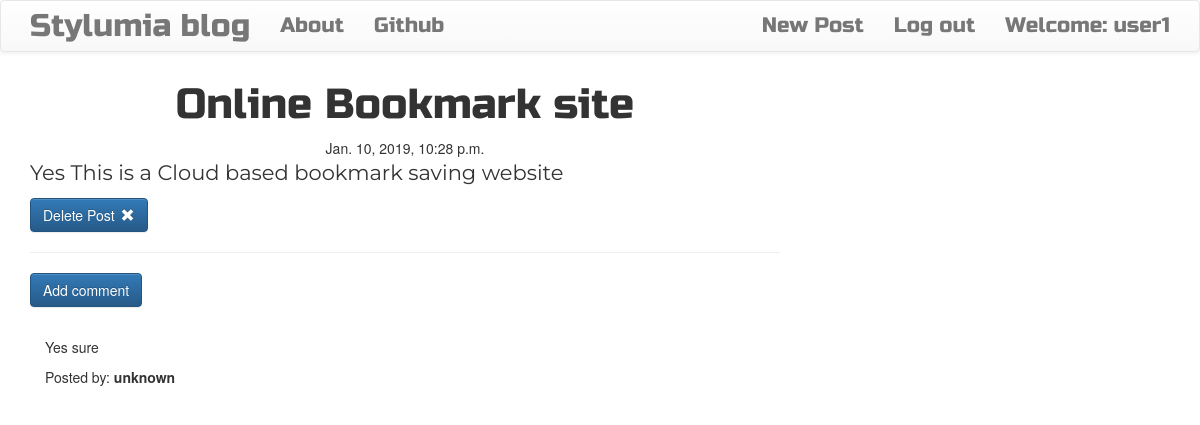
Page /post/11/ (signed in) on the committed database.
### blog/models.py (models this page shows, shortened)
class Post(models.Model):
    author = models.ForeignKey('auth.User',  on_delete = models.CASCADE)
    title = models.CharField(max_length = 150)
    text = models.TextField()
    create_date = models.DateTimeField(default = timezone.now)
    published_date = models.DateTimeField(blank = True , null = True)

class Comment(models.Model):
    post = models.ForeignKey('blog.post' , related_name = 'comments' ,  on_delete=models.CASCADE,)
    author = models.CharField(max_length = 150)
    text = models.TextField()
    create_date = models.DateTimeField(default = timezone.now())
    approved_comment = models.BooleanField(default = False)

### blog/views.py (the view)
# urls.py: url(r'^post/(?P<pk>\d+)/$' , views.PostDetailView.as_view() , name = 'post_detail'),
class PostDetailView(DetailView):
    fields = '__all__'
    model = Post

### blog/templates/blog/post_detail.html (shortened to what this page needs)
{% extends 'blog/base.html' %}
{% load staticfiles %}
{% block content %}
        <h1 class='posttitle loader'>{{ post.title }}</h1>
        {% if post.published_date %}
            <div class="date postdate">
                {{ post.published_date }}
            </div>
        {% else %}
            <a class="btn btn-default" href="{% url 'post_publish' pk=post.pk %}">Publish</a>
        {% endif %}
      <p class='postcontent' >{{ post.text|safe|linebreaksbr }}</p>
      {% if user.is_authenticated %}
          <a class="btn btn-primary" href="{% url 'post_remove' pk=post.pk %}">Delete Post<span class="glyphicon glyphicon-remove"></span></a>
      {% endif %}
  <hr>
  <a class="btn btn-primary btn-comment" href="{% url 'add_comment_to_post' pk=post.pk %}">Add comment</a>
  <div class="container">
  {% for comment in post.comments.all %}
  <br>
      {% if user.is_authenticated or comment.approved_comment %}
          <p>{{ comment.text|safe|linebreaks }}</p>
          <p>Posted by: <strong>{{ comment.author }}</strong></p>
      {% endif %}
  {% empty %}
      <p>No comments posted.</p>
  {% endfor %}
</div>
{% endblock %}

### blog/templates/blog/base.html (shortened to what this page needs)
<!DOCTYPE html>
{% load staticfiles %}
<html>
    <head>
        <link rel="stylesheet" href="https://maxcdn.bootstrapcdn.com/bootstrap/3.3.7/css/bootstrap.min.css">
        <link rel="stylesheet" href="https://maxcdn.bootstrapcdn.com/bootstrap/3.3.7/css/bootstrap-theme.min.css">
        <link rel="stylesheet" href="//cdn.jsdelivr.net/medium-editor/latest/css/medium-editor.min.css" type="text/css" media="screen" charset="utf-8">
        <link rel="stylesheet" href="{% static 'css/blog.css' %}">
<body class='loader'>
  <nav class="navbar navbar-default techfont custom-navbar">
    <div class="container">
      <ul class="nav navbar-nav">
        <li><a class='navbar-brand bigbrand' href="{% url 'post_list' %}">Stylumia blog</a></li>
        <li><a href="{% url 'about'%}">About</a></li>
        <li><a href="https://github.com/AnkurRyder">Github</a></li>
      </ul>
      <ul class="nav navbar-nav navbar-right">
        {% if user.is_authenticated %}
        <li>
          <a href="{% url 'post_new' %}" >New Post</a>
        </li>
        <li>
          <a href="{% url 'logout' %}" >Log out</a>
        </li>
        <li>
          <a >Welcome: {{ user.username }}</a>
        </li>
          {% else %}
          <li><a class='nav navbar-right' href="{% url 'login' %}" >Login</a></li>
        {% endif %}
      </ul>
  </div>
</nav>
        <div class="content container">
            <div class="row">
                <div class="col-md-8">
                  <div class="blog_posts">
                    {% block content %}
                    {% endblock %}
                  </div>
                </div>
            </div>
        </div>
</body>
</html>

### blog/static/css/blog.css (style rules this page uses)
.techfont { font-family: 'Russo One', sans-serif; font-size: 1.5em; margin-bottom: 10px; }
.bigbrand { font-size: 1.5em; }
.postdate { text-align: center; }
.posttitle { font-family: 'Russo One', sans-serif; font-size: 3em; text-align: center; }
.postcontent { font-family: 'Montserrat'; font-size: 1.5em; }
.glyphicon { margin-left: 6px; }

### rows in the picture
Post: title "Online Bookmark site", published_date "Jan. 10, 2019, 10:28 p.m.", text "Yes This is a Cloud based bookmark saving website"
Comment: text "Yes sure", author "unknown"

### other values in the picture
{{ user.username }} "user1"
